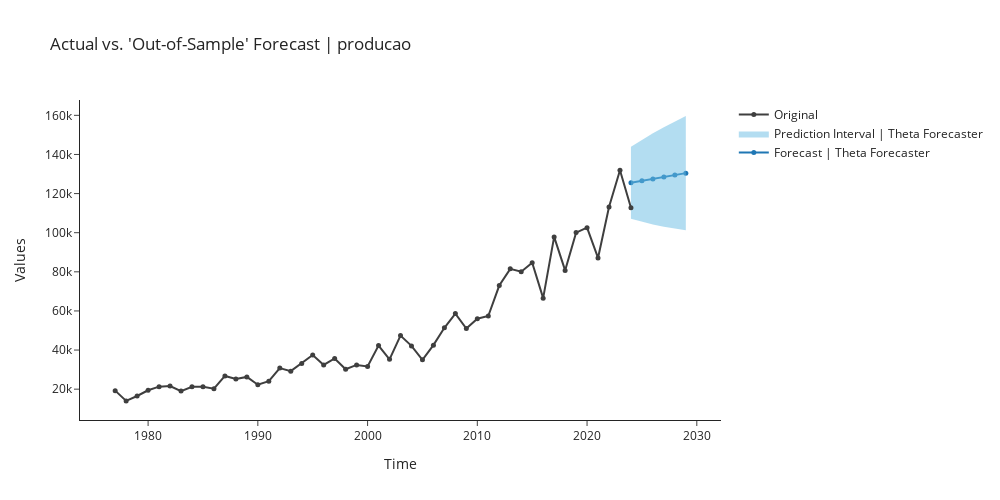

This figure's notebook cell:
### Markdown cell above
### theta

### Code cell
theta = exp.create_model('theta')
exp.plot_model(plot = 'decomp', 
               data_kwargs = {'type' : 'multiplicative'},
               fig_kwargs = {"height":500,"width":1000,"template": "simple_white","hoverinfo":"none","big_data_threshold":50})
exp.plot_model(estimator = theta, 
               plot = 'forecast', 
               data_kwargs = {'fh' : 6},
               fig_kwargs = {"height":500,"width":1000,"template": "simple_white","hoverinfo":"none","big_data_threshold":50})
exp.predict_model(theta, fh = 6)

### Figure 1 — Plotly figure (JSON) as saved in the notebook; plotly's stock layout.template omitted (floating-point values rounded to 4 significant figures)
{"data": [{"line": {"color": "#1f77b4"}, "marker": {"size": 5}, "mode": "lines+markers", "name": "Forecast | Theta Forecaster", "showlegend": true, "type": "scatter", "x": [2024, 2025, 2026, 2027, 2028, 2029], "y": [125500.0, 126500.0, 127500.0, 128500.0, 129500.0, 130400.0]}, {"line": {"width": 0}, "marker": {"color": "#68BBE3"}, "mode": "lines", "name": "Lower Interval", "showlegend": false, "type": "scatter", "x": [2024, 2025, 2026, 2027, 2028, 2029], "y": [107100.0, 105500.0, 104200.0, 103000.0, 102100.0, 101200.0]}, {"fill": "tonexty", "fillcolor": "rgba(104,187,227,0.5)", "line": {"width": 0}, "marker": {"color": "#68BBE3"}, "mode": "lines", "name": "Prediction Interval | Theta Forecaster", "showlegend": true, "type": "scatter", "x": [2024, 2025, 2026, 2027, 2028, 2029], "y": [143900.0, 147500.0, 150800.0, 153900.0, 156900.0, 159700.0]}, {"marker": {"color": "#3f3f3f", "size": 5}, "mode": "lines+markers", "name": "Original", "showlegend": true, "type": "scatter", "x": [1977, 1978, 1979, 1980, 1981, 1982, 1983, 1984, 1985, 1986, 1987, 1988, 1989, 1990, 1991, 1992, 1993, 1994, 1995, 1996, 1997, 1998, 1999, 2000, 2001, 2002, 2003, 2004, 2005, 2006, 2007, 2008, 2009, 2010, 2011, 2012, 2013, 2014, 2015, 2016, 2017, 2018, 2019, 2020, 2021, 2022, 2023, 2024], "y": [19256, 14017, 16514, 19435, 21284, 21605, 19015, 21178, 21175, 20265, 26759, 25224, 26268, 22258, 24100.0, 30770.0, 29210.0, 33170.0, 37440.0, 32400.0, 35720.0, 30190.0, 32390.0, 31640.0, 42290.0, 35270.0, 47410.0, 42130.0, 35010.0, 42510.0, 51370.0, 58650.0, 51000.0, 56020.0, 57410.0, 72980.0, 81510.0, 80050.0, 84670.0, 66530.0, 97840.0, 80710.0, 100000.0, 102600.0, 87100.0, 113100.0, 131900.0, 112800.0]}], "layout": {"autosize": false, "height": 500, "showlegend": true, "title": {"text": "Actual vs. 'Out-of-Sample' Forecast | producao"}, "width": 1000, "xaxis": {"title": {"text": "Time"}}, "yaxis": {"title": {"text": "Values"}}}}
